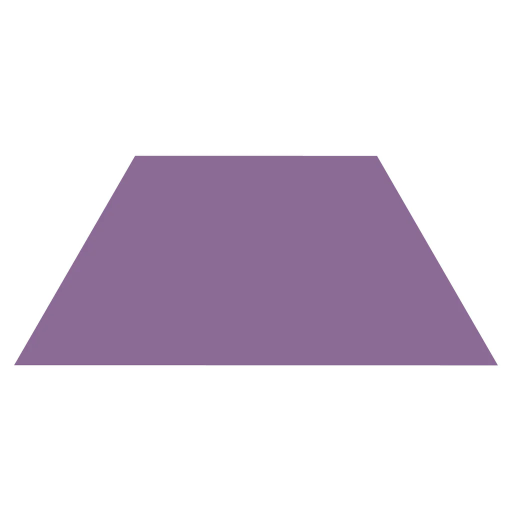
#> input picture trapezoid2.webp, 1024 x 1024 px, found by its file name (shown at 1/2 size)
$ python autoCorrection.py
#> lines starting #> are read from the running program, lines starting #| are printed output that depends on the picture; after the words box and inside, x2 and y2 are one past the last pixel; in counts of white or black regions, pixels touching at a corner belong together
# automates the process of perspectiveCorrection.py with extra adjustments

import cv2
import numpy as np

# Load the image
image = cv2.imread("/Users/sewonmyung/Library/Mobile Documents/com~apple~CloudDocs/trapezoid2.webp")
#> image is the input picture: shape (1024, 1024, 3); mean B, G, R 224.2, 212.1, 221.3
original = image.copy()
image = cv2.resize(image, (800, 600))
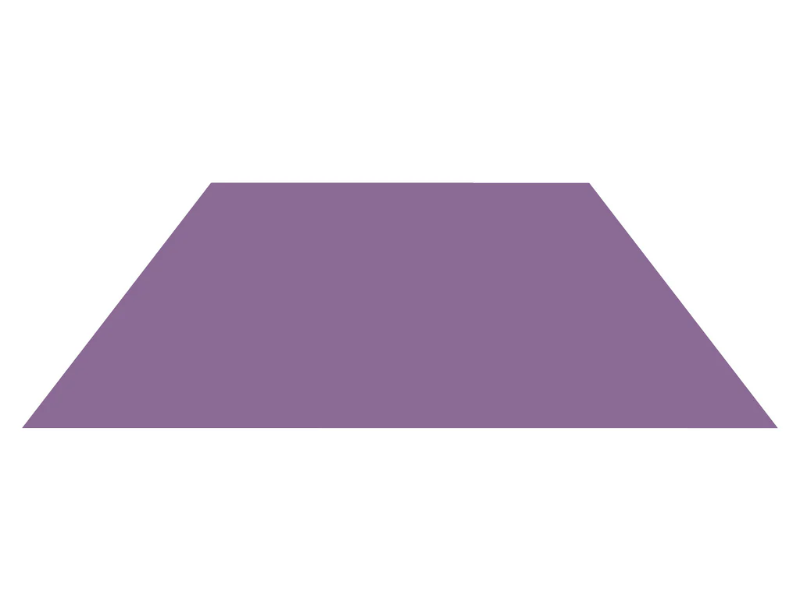
#> image: shape (600, 800, 3); mean B, G, R 224.2, 212.1, 221.3

# Step 1: Convert to grayscale
gray = cv2.cvtColor(image, cv2.COLOR_BGR2GRAY)
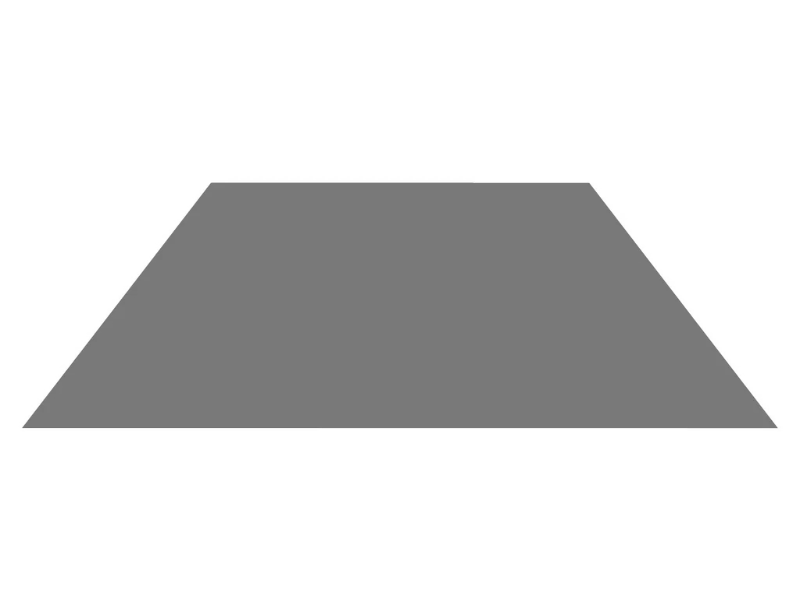
#> gray: shape (600, 800); min 104, max 255, mean 216.1

# Step 2: Apply Gaussian blur
blurred = cv2.GaussianBlur(gray, (5, 5), 0)

# Step 3: Edge detection using Canny
edges = cv2.Canny(blurred, 50, 150)
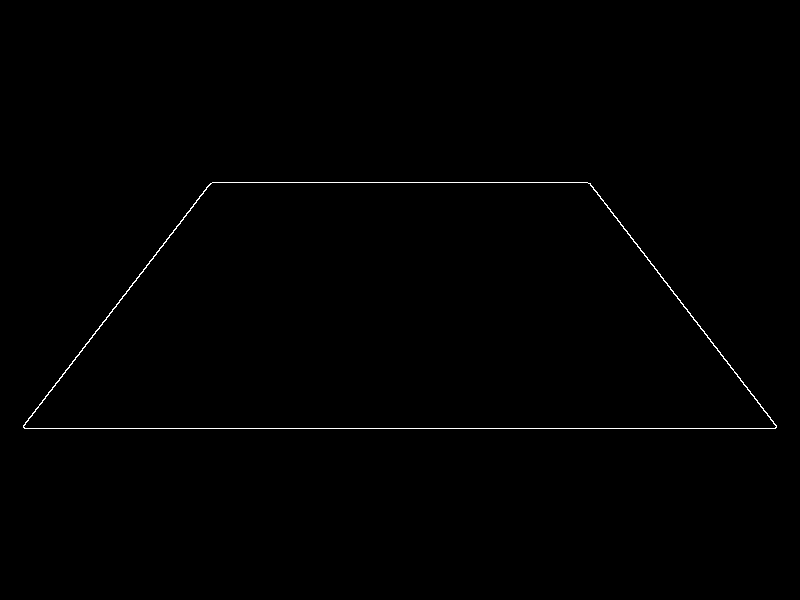
#> edges: shape (600, 800); 0.42% white in thin lines or dots, all inside (x1, y1, x2, y2) = (23, 182, 777, 429)

# Step 4: Find contours
contours, _ = cv2.findContours(edges, cv2.RETR_EXTERNAL, cv2.CHAIN_APPROX_SIMPLE)
#> contours = 1 contour; box (x1, y1, x2, y2) and area: (23, 182, 777, 429) 139702

# Step 5: Sort contours by area and find the largest rectangle
contours = sorted(contours, key=cv2.contourArea, reverse=True)
for contour in contours:
    epsilon = 0.02 * cv2.arcLength(contour, True)
    approx = cv2.approxPolyDP(contour, epsilon, True)

    # If the contour has 4 points, we assume it’s a rectangle
    if len(approx) == 4:
        doc_corners = approx
        break
#> this loop made 1 pass
#> (epsilon, doc_corners) on pass 1: (35.54, [[23, 425], [776, 427], [587, 182], [212, 182]])

# Step 6: Order the corners correctly (top-left, top-right, bottom-right, bottom-left)
def order_points(pts):
    pts = pts.reshape((4, 2))
#> pts = [[23, 425], [776, 427], [587, 182], [212, 182]]
    rect = np.zeros((4, 2), dtype="float32")

    # Sum of points (top-left has the smallest sum, bottom-right has the largest sum)
    s = pts.sum(axis=1)
#> s = [448, 1203, 769, 394]
    rect[0] = pts[np.argmin(s)]
    rect[2] = pts[np.argmax(s)]

    # Difference of points (top-right has the smallest difference, bottom-left has the largest difference)
    diff = np.diff(pts, axis=1)
#> diff = [402, -349, -405, -30]
    rect[1] = pts[np.argmin(diff)]
    rect[3] = pts[np.argmax(diff)]

    return rect

# Order the detected points
src_points = order_points(doc_corners)
#> src_points = [[212, 182], [587, 182], [776, 427], [23, 425]]
dst_points = np.float32([[0, 0], [800, 0], [800, 1000], [0, 1000]])

# Source points
print("Source Points (src_points):", src_points)
#| Source Points (src_points): [[212. 182.]
#|  [587. 182.]
#|  [776. 427.]
#|  [ 23. 425.]]

# Step 7: Compute the perspective transform matrix and apply the warp
matrix = cv2.getPerspectiveTransform(src_points, dst_points)
#> matrix = [[8.77, 6.82, -3100.5], [4.69e-15, 33.76, -6144.4], [4.47e-05, 0.0169, 1]]
warped = cv2.warpPerspective(original, matrix, (1000, 2000))
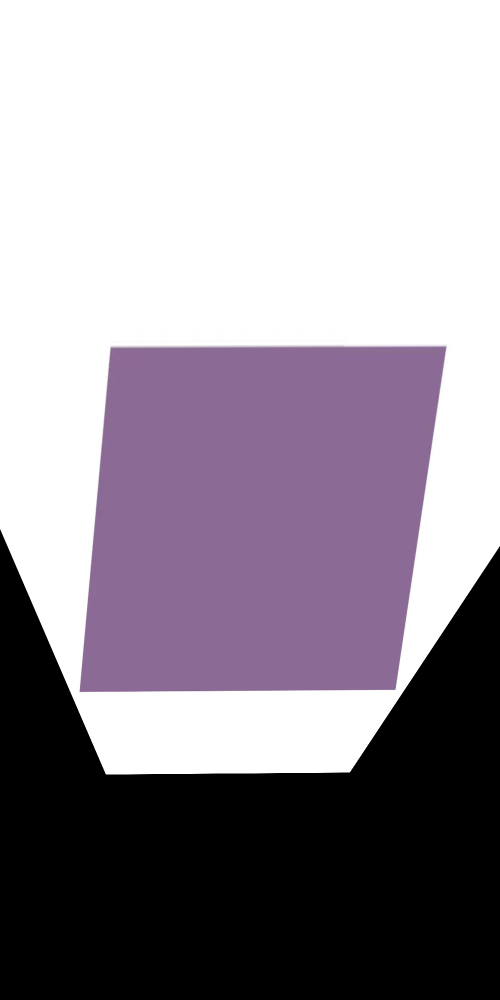
#> warped: shape (2000, 1000, 3) (shown at 1/2 size); mean B, G, R 158.1, 148.7, 155.9

# Step 8: Draw the detected corners on the original image
for point in src_points:
    cv2.circle(image, (int(point[0]), int(point[1])), 10, (0, 255, 0), -1)
#> this loop made 4 passes
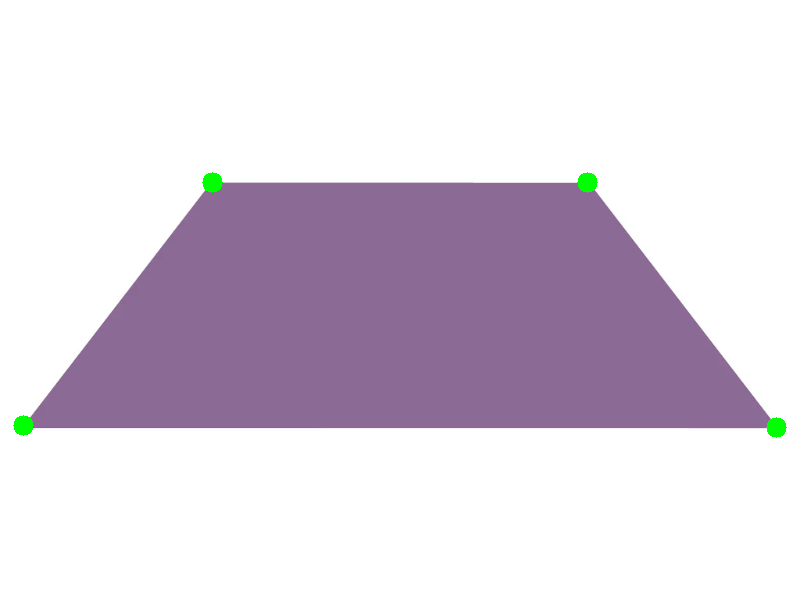
#> image: shape (600, 800, 3); 0.26% of pixels changed, all inside (x1, y1, x2, y2) = (13, 172, 787, 438)

# Step 9: Display the results
cv2.imshow("Original Image with Detected Corners", image)
cv2.imshow("Warped Image", warped)

# Step 10: Save the images if '1' is pressed
key = cv2.waitKey(0)
#> (key Esc is pressed here)
if key == ord('1'):
    cv2.imwrite("/path/to/save/original_with_corners.jpg", image)
    cv2.imwrite("/path/to/save/warped_image.jpg", warped)
    print("Images saved successfully!")

cv2.destroyAllWindows()
